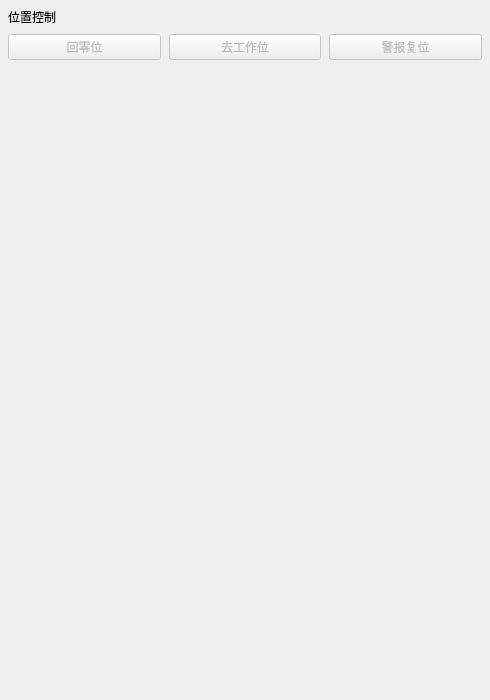
                 <widget class="QWidget" name="drControlsContent">
                  <property name="geometry">
                   <rect>
                    <x>0</x>
                    <y>0</y>
                    <width>490</width>
                    <height>700</height>
                   </rect>
                  </property>
                  <layout class="QVBoxLayout" name="drControlsLayout">
                   <property name="leftMargin">
                    <number>0</number>
                   </property>
                   <property name="topMargin">
                    <number>0</number>
                   </property>
                   <property name="rightMargin">
                    <number>0</number>
                   </property>
                   <property name="bottomMargin">
                    <number>0</number>
                   </property>
                   <property name="spacing">
                    <number>6</number>
                   </property>
                   <item>
                    <widget class="QWidget" name="drPositionSection">
                     <property name="engRole" stdset="0">
                      <string notr="true">controlSection</string>
                     </property>
                     <layout class="QVBoxLayout" name="drPositionSectionLayout">
                      <property name="leftMargin">
                       <number>8</number>
                      </property>
                      <property name="topMargin">
                       <number>8</number>
                      </property>
                      <property name="rightMargin">
                       <number>8</number>
                      </property>
                      <property name="bottomMargin">
                       <number>8</number>
                      </property>
                      <property name="spacing">
                       <number>8</number>
                      </property>
                      <item>
                       <widget class="QLabel" name="drPositionSectionTitle">
                        <property name="text">
                         <string>位置控制</string>
                        </property>
                        <property name="textFormat">
                         <enum>Qt::PlainText</enum>
                        </property>
                        <property name="wordWrap">
                         <bool>true</bool>
                        </property>
                        <property name="engRole" stdset="0">
                         <string notr="true">section</string>
                        </property>
                       </widget>
                      </item>
                      <item>
                       <layout class="QGridLayout" name="drActions" columnstretch="1,1,1">
                        <property name="leftMargin">
                         <number>0</number>
                        </property>
                        <property name="topMargin">
                         <number>0</number>
                        </property>
                        <property name="rightMargin">
                         <number>0</number>
                        </property>
                        <property name="bottomMargin">
                         <number>0</number>
                        </property>
                        <property name="spacing">
                         <number>8</number>
                        </property>
                        <item row="0" column="0">
                         <widget class="QPushButton" name="moveDrToZeroButton">
                          <property name="text">
                           <string>回零位</string>
                          </property>
                          <property name="enabled">
                           <bool>false</bool>
                          </property>
                          <property name="engRole" stdset="0">
                           <string notr="true">primary</string>
                          </property>
                          <property name="toolTip">
                           <string>device.moveDrToZero</string>
                          </property>
                         </widget>
                        </item>
                        <item row="0" column="1">
                         <widget class="QPushButton" name="moveDrToWorkButton">
                          <property name="text">
                           <string>去工作位</string>
                          </property>
                          <property name="enabled">
                           <bool>false</bool>
                          </property>
                          <property name="engRole" stdset="0">
                           <string notr="true">primary</string>
                          </property>
                          <property name="toolTip">
                           <string>device.moveDrToWork</string>
                          </property>
                         </widget>
                        </item>
                        <item row="0" column="2">
                         <widget class="QPushButton" name="resetDrAlarmButton">
                          <property name="text">
                           <string>警报复位</string>
                          </property>
                          <property name="enabled">
                           <bool>false</bool>
                          </property>
                          <property name="engRole" stdset="0">
                           <string notr="true">danger</string>
                          </property>
                          <property name="toolTip">
                           <string>device.resetDrAlarm</string>
                          </property>
                         </widget>
                        </item>
                       </layout>
                      </item>
                     </layout>
                    </widget>
                   </item>
                   <item>
                    <spacer name="drControlsSpacer">
                     <property name="orientation">
                      <enum>Qt::Vertical</enum>
                     </property>
                     <property name="sizeHint">
                      <size>
                       <width>20</width>
                       <height>40</height>
                      </size>
                     </property>
                    </spacer>
                   </item>
                  </layout>
                 </widget>
